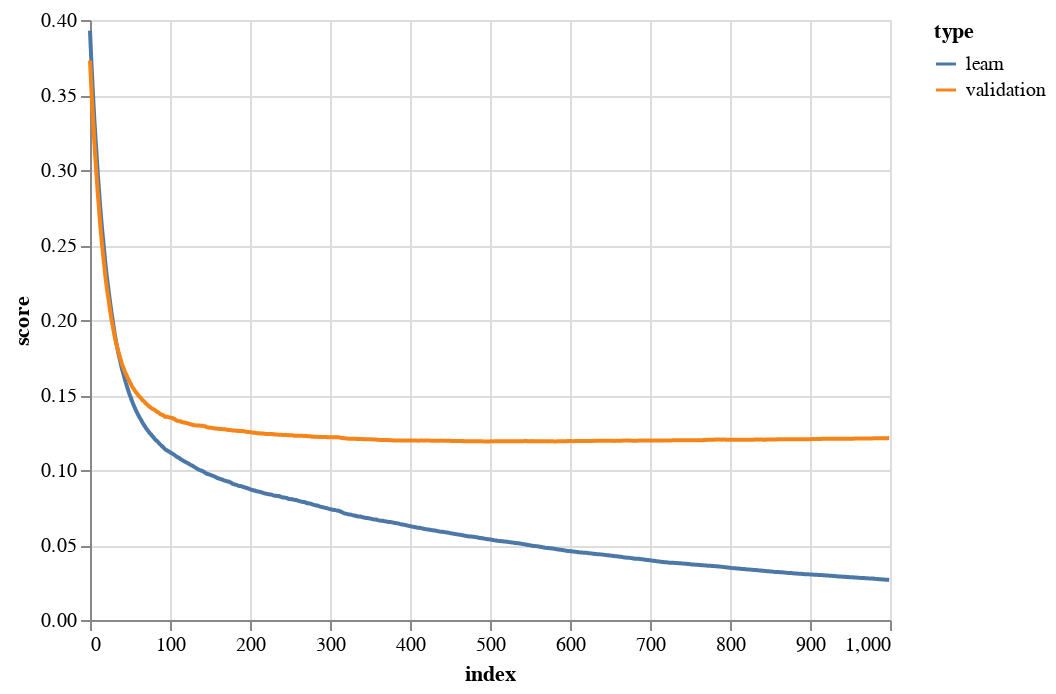

The code cell stored with this chart in its notebook:
### Code cell
fits = {}
fits['learn'] = list(fitted.get_evals_result()['learn'].values())[0]
fits['validation'] = list(fitted.get_evals_result()['validation'].values())[0]
df = pd.DataFrame.from_dict(fits)
df.reset_index(inplace=True)
df =  df.melt('index',var_name= 'type',value_name='score')
fitted.get_evals_result()

alt.Chart(df).mark_line().encode(
    x='index',
    y='score',
    color='type',
)

### Figure 1 — Vega-Lite specification as saved in the notebook (floating-point values rounded to 4 significant figures; data arrays with more than 128 entries replaced by an {"elided": "..."} marker saying what was removed)
{"config": {"view": {"continuousWidth": 400, "continuousHeight": 300}}, "data": {"name": "data-446beef3184c950dacfd873d16eb0ed6"}, "mark": "line", "encoding": {"color": {"type": "nominal", "field": "type"}, "x": {"type": "quantitative", "field": "index"}, "y": {"type": "quantitative", "field": "score"}}, "$schema": "https://vega.github.io/schema/vega-lite/v4.0.2.json", "datasets": {"data-446beef3184c950dacfd873d16eb0ed6": {"elided": "2000 records"}}}
